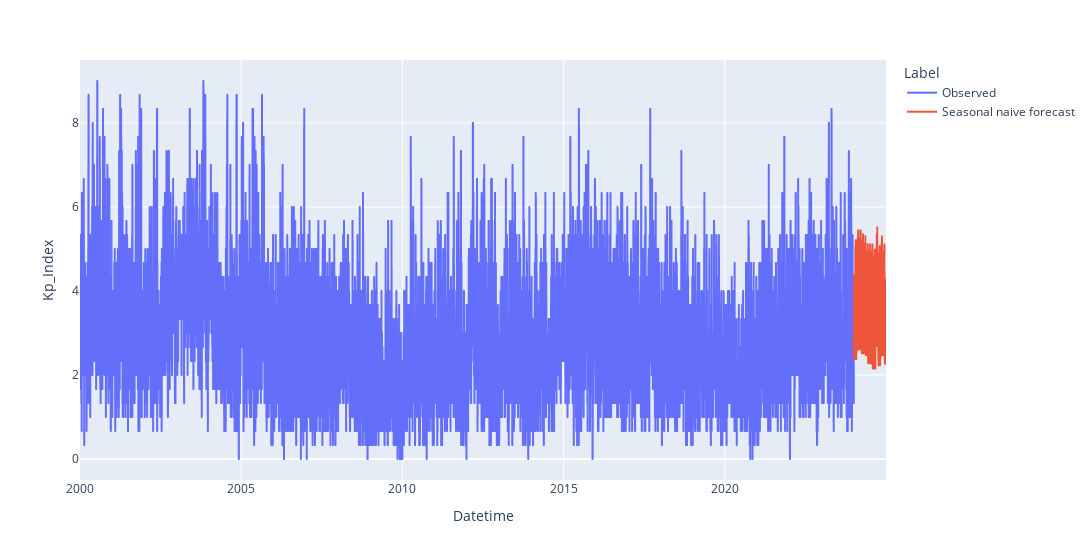

Write notebook code for a chart like this one.
### Markdown cell above
Work completed up to here.
---

My typical approach is as follows

- Naive (seasonally-adjusted if necessary) / Seasonal naive
- ETS (for SES, or Holt, seasonally-adjust if necessary)
- ARIMA
- ML (next lecture)
- Combinations of the above

### Code cell
# Define the length of sun rotation, which is every 27 days.
days_sun_rotation = 27

# Step 1: Seasonal Naive Model of the 27-days seasonality. We use the last 27-days cycle in 2023 to make prediction for 2024.
seasonal_naive_27 = daily_max_df_2000_cleaned['Kp_Index'][-days_sun_rotation:].reset_index(drop=True)

# Step 2: Seasonal Naive Model for month of the year seasonality. We use the average monthly value from 2023 to make prediction for 2024.
seasonal_naive_month = daily_max_df_2000_cleaned[daily_max_df_2000_cleaned['Year'] == 2023].groupby('Month')['Kp_Index'].mean()

# Step 3: Combine the two models to make prediction for 2024.
combined_seasonal_naive = np.zeros(365)

for i in range(len(combined_seasonal_naive)):
    # Identify the day in sun rotation and the month 
    current_day_sun_rotation = i % 27
    current_month = (pd.Timestamp('2024-01-01') + pd.Timedelta(days=i)).month
    # Location the contribution from the two models
    kp_27_contribution = seasonal_naive_27.iloc[current_day_sun_rotation]
    kp_month_contribution = seasonal_naive_month.loc[current_month]
    # Average of the two models
    combined_seasonal_naive[i] = (kp_27_contribution + kp_month_contribution) / 2

# Step 4: Create a DataFrame for the predictions
naive_preds_df = pd.DataFrame({
    'Datetime': pd.date_range(start='2024-01-01', periods=365, freq='D'),
    'Label': 'Seasonal naive forecast',
    'Kp_Index': combined_seasonal_naive
})

px.line(pd.concat((df_observed, naive_preds_df)), x="Datetime", y="Kp_Index", color="Label", width=1600)

### Figure 1 — Plotly figure (JSON) as saved in the notebook; plotly's stock layout.template omitted (floating-point values rounded to 4 significant figures; data arrays with more than 128 entries replaced by an {"elided": "..."} marker saying what was removed)
{"data": [{"hovertemplate": "Label=Observed<br>Datetime=%{x}<br>Kp_Index=%{y}<extra></extra>", "legendgroup": "Observed", "line": {"color": "#636efa", "dash": "solid"}, "marker": {"symbol": "circle"}, "mode": "lines", "name": "Observed", "showlegend": true, "type": "scattergl", "x": {"elided": "8766 str values"}, "xaxis": "x", "y": {"elided": "8766 float values"}, "yaxis": "y"}, {"hovertemplate": "Label=Seasonal naive forecast<br>Datetime=%{x}<br>Kp_Index=%{y}<extra></extra>", "legendgroup": "Seasonal naive forecast", "line": {"color": "#EF553B", "dash": "solid"}, "marker": {"symbol": "circle"}, "mode": "lines", "name": "Seasonal naive forecast", "showlegend": true, "type": "scattergl", "x": {"elided": "365 str values"}, "xaxis": "x", "y": {"elided": "365 float values"}, "yaxis": "y"}], "layout": {"legend": {"title": {"text": "Label"}, "tracegroupgap": 0}, "margin": {"t": 60}, "width": 1600, "xaxis": {"anchor": "y", "domain": [0, 1], "title": {"text": "Datetime"}}, "yaxis": {"anchor": "x", "domain": [0, 1], "title": {"text": "Kp_Index"}}}}
